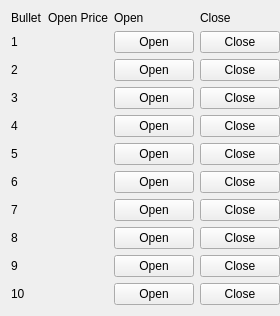
   <widget class="QWidget" name="gridLayoutWidget">
    <property name="geometry">
     <rect>
      <x>20</x>
      <y>243</y>
      <width>248</width>
      <height>311</height>
     </rect>
    </property>
    <layout class="QGridLayout" name="gridLayout">
     <property name="rightMargin">
      <number>0</number>
     </property>
     <item row="10" column="2">
      <widget class="QPushButton" name="open_button_10">
       <property name="text">
        <string>Open</string>
       </property>
      </widget>
     </item>
     <item row="9" column="2">
      <widget class="QPushButton" name="open_button_9">
       <property name="text">
        <string>Open</string>
       </property>
      </widget>
     </item>
     <item row="8" column="2">
      <widget class="QPushButton" name="open_button_8">
       <property name="text">
        <string>Open</string>
       </property>
      </widget>
     </item>
     <item row="3" column="3">
      <widget class="QPushButton" name="close_button_3">
       <property name="text">
        <string>Close</string>
       </property>
      </widget>
     </item>
     <item row="0" column="1">
      <widget class="QLabel" name="label_14">
       <property name="text">
        <string>Open Price</string>
       </property>
      </widget>
     </item>
     <item row="3" column="1">
      <widget class="QLabel" name="open_3">
       <property name="text">
        <string/>
       </property>
      </widget>
     </item>
     <item row="7" column="3">
      <widget class="QPushButton" name="close_button_7">
       <property name="text">
        <string>Close</string>
       </property>
      </widget>
     </item>
     <item row="10" column="3">
      <widget class="QPushButton" name="close_button_10">
       <property name="text">
        <string>Close</string>
       </property>
      </widget>
     </item>
     <item row="5" column="2">
      <widget class="QPushButton" name="open_button_5">
       <property name="text">
        <string>Open</string>
       </property>
      </widget>
     </item>
     <item row="7" column="1">
      <widget class="QLabel" name="open_7"/>
     </item>
     <item row="4" column="3">
      <widget class="QPushButton" name="close_button_4">
       <property name="text">
        <string>Close</string>
       </property>
      </widget>
     </item>
     <item row="7" column="2">
      <widget class="QPushButton" name="open_button_7">
       <property name="text">
        <string>Open</string>
       </property>
      </widget>
     </item>
     <item row="6" column="2">
      <widget class="QPushButton" name="open_button_6">
       <property name="text">
        <string>Open</string>
       </property>
      </widget>
     </item>
     <item row="4" column="2">
      <widget class="QPushButton" name="open_button_4">
       <property name="text">
        <string>Open</string>
       </property>
      </widget>
     </item>
     <item row="7" column="0">
      <widget class="QLabel" name="label_17">
       <property name="text">
        <string>7</string>
       </property>
      </widget>
     </item>
     <item row="6" column="0">
      <widget class="QLabel" name="label_18">
       <property name="text">
        <string>6</string>
       </property>
      </widget>
     </item>
     <item row="5" column="0">
      <widget class="QLabel" name="label_19">
       <property name="text">
        <string>5</string>
       </property>
      </widget>
     </item>
     <item row="8" column="0">
      <widget class="QLabel" name="label_16">
       <property name="text">
        <string>8</string>
       </property>
      </widget>
     </item>
     <item row="6" column="1">
      <widget class="QLabel" name="open_6"/>
     </item>
     <item row="2" column="0">
      <widget class="QLabel" name="label_23">
       <property name="text">
        <string>2</string>
       </property>
      </widget>
     </item>
     <item row="0" column="0">
      <widget class="QLabel" name="label_24">
       <property name="text">
        <string>Bullet</string>
       </property>
      </widget>
     </item>
     <item row="4" column="0">
      <widget class="QLabel" name="label_20">
       <property name="text">
        <string>4</string>
       </property>
      </widget>
     </item>
     <item row="8" column="1">
      <widget class="QLabel" name="open_8"/>
     </item>
     <item row="8" column="3">
      <widget class="QPushButton" name="close_button_8">
       <property name="text">
        <string>Close</string>
       </property>
      </widget>
     </item>
     <item row="9" column="1">
      <widget class="QLabel" name="open_9"/>
     </item>
     <item row="3" column="2">
      <widget class="QPushButton" name="open_button_3">
       <property name="text">
        <string>Open</string>
       </property>
      </widget>
     </item>
     <item row="6" column="3">
      <widget class="QPushButton" name="close_button_6">
       <property name="text">
        <string>Close</string>
       </property>
      </widget>
     </item>
     <item row="2" column="2">
      <widget class="QPushButton" name="open_button_2">
       <property name="text">
        <string>Open</string>
       </property>
      </widget>
     </item>
     <item row="3" column="0">
      <widget class="QLabel" name="label_21">
       <property name="text">
        <string>3</string>
       </property>
      </widget>
     </item>
     <item row="0" column="2">
      <widget class="QLabel" name="label_11">
       <property name="text">
        <string>Open</string>
       </property>
      </widget>
     </item>
     <item row="1" column="2">
      <widget class="QPushButton" name="open_button_1">
       <property name="text">
        <string>Open</string>
       </property>
      </widget>
     </item>
     <item row="1" column="3">
      <widget class="QPushButton" name="close_button_1">
       <property name="text">
        <string>Close</string>
       </property>
      </widget>
     </item>
     <item row="9" column="0">
      <widget class="QLabel" name="label_15">
       <property name="text">
        <string>9</string>
       </property>
      </widget>
     </item>
     <item row="9" column="3">
      <widget class="QPushButton" name="close_button_9">
       <property name="text">
        <string>Close</string>
       </property>
      </widget>
     </item>
     <item row="2" column="3">
      <widget class="QPushButton" name="close_button_2">
       <property name="text">
        <string>Close</string>
       </property>
      </widget>
     </item>
     <item row="1" column="0">
      <widget class="QLabel" name="label_22">
       <property name="text">
        <string>1</string>
       </property>
      </widget>
     </item>
     <item row="10" column="0">
      <widget class="QLabel" name="label_13">
       <property name="text">
        <string>10</string>
       </property>
      </widget>
     </item>
     <item row="5" column="3">
      <widget class="QPushButton" name="close_button_5">
       <property name="text">
        <string>Close</string>
       </property>
      </widget>
     </item>
     <item row="10" column="1">
      <widget class="QLabel" name="open_10"/>
     </item>
     <item row="4" column="1">
      <widget class="QLabel" name="open_4">
       <property name="text">
        <string/>
       </property>
      </widget>
     </item>
     <item row="5" column="1">
      <widget class="QLabel" name="open_5">
       <property name="text">
        <string/>
       </property>
      </widget>
     </item>
     <item row="0" column="3">
      <widget class="QLabel" name="label_25">
       <property name="text">
        <string>Close</string>
       </property>
      </widget>
     </item>
     <item row="2" column="1">
      <widget class="QLabel" name="open_2">
       <property name="text">
        <string/>
       </property>
      </widget>
     </item>
     <item row="1" column="1">
      <widget class="QLabel" name="open_1">
       <property name="text">
        <string/>
       </property>
      </widget>
     </item>
    </layout>
   </widget>
